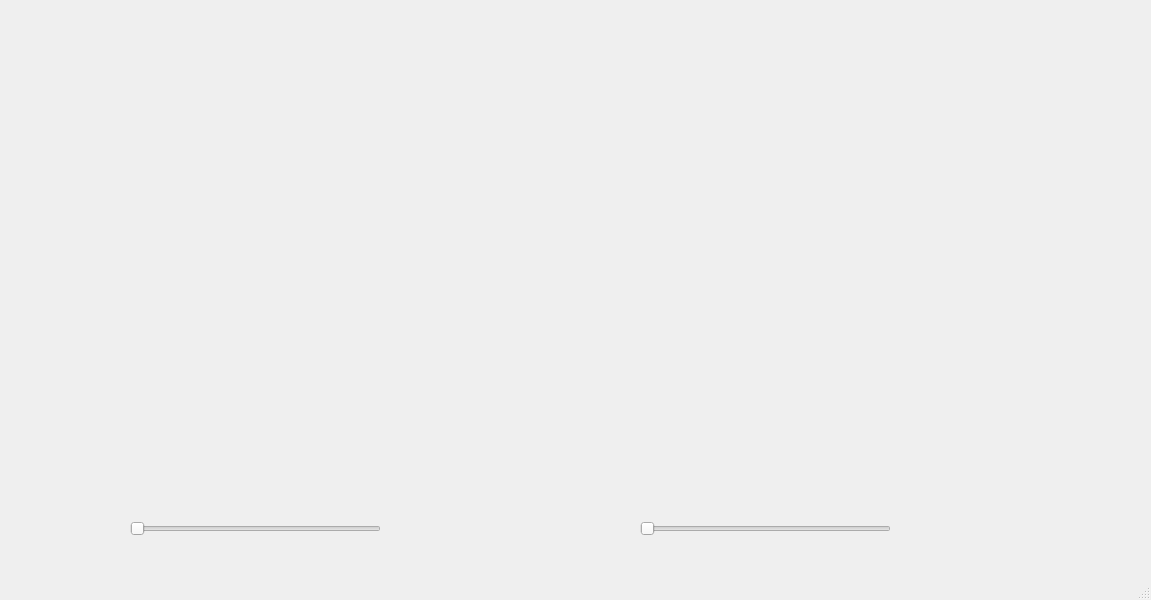
<?xml version="1.0" encoding="UTF-8"?>
<ui version="4.0">
 <class>MainWindow</class>
 <widget class="QMainWindow" name="MainWindow">
  <property name="geometry">
   <rect>
    <x>0</x>
    <y>0</y>
    <width>1151</width>
    <height>600</height>
   </rect>
  </property>
  <property name="windowTitle">
   <string>MainWindow</string>
  </property>
  <widget class="QWidget" name="centralwidget">
   <widget class="QSlider" name="img_choice_slider">
    <property name="geometry">
     <rect>
      <x>130</x>
      <y>520</y>
      <width>251</width>
      <height>18</height>
     </rect>
    </property>
    <property name="maximum">
     <number>1</number>
    </property>
    <property name="orientation">
     <enum>Qt::Horizontal</enum>
    </property>
   </widget>
   <widget class="QSlider" name="frames_slider">
    <property name="geometry">
     <rect>
      <x>640</x>
      <y>520</y>
      <width>251</width>
      <height>18</height>
     </rect>
    </property>
    <property name="maximum">
     <number>40</number>
    </property>
    <property name="orientation">
     <enum>Qt::Horizontal</enum>
    </property>
   </widget>
  </widget>
  <widget class="QMenuBar" name="menubar">
   <property name="geometry">
    <rect>
     <x>0</x>
     <y>0</y>
     <width>1151</width>
     <height>25</height>
    </rect>
   </property>
  </widget>
  <widget class="QStatusBar" name="statusbar"/>
 </widget>
 <resources/>
 <connections/>
</ui>
